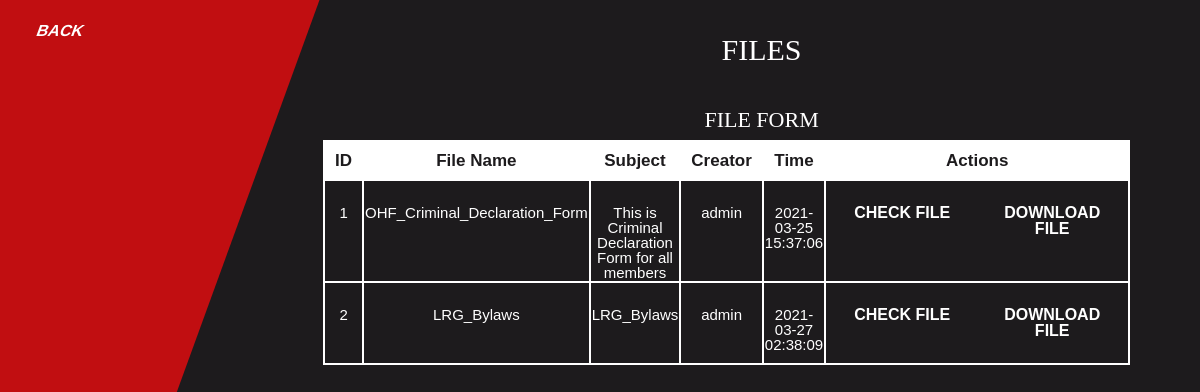
Before: /admin/admin_file.php (signed in) with the older database file.
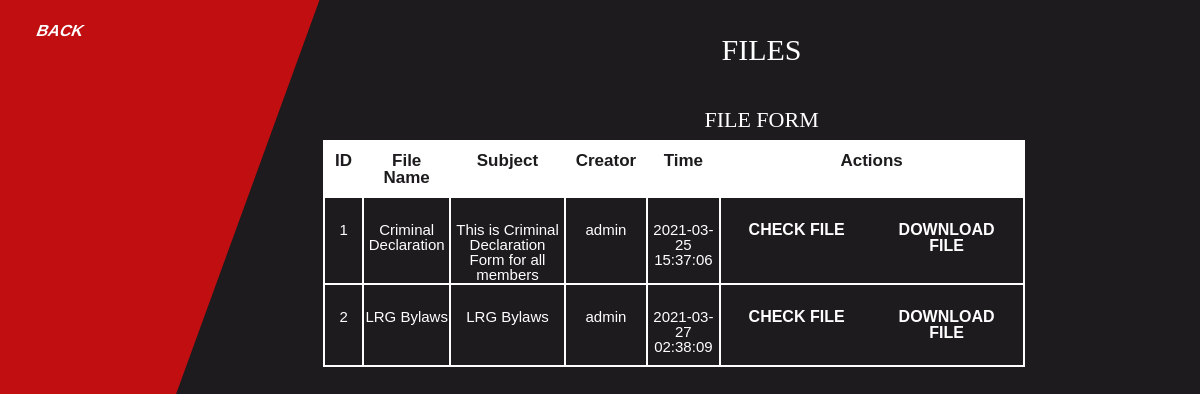
After: the same page with the newer database file.
### tables this page shows
CREATE TABLE IF NOT EXISTS `tbl_events` (
  `events_id` mediumint(8) NOT NULL AUTO_INCREMENT,
  `events_name` varchar(200) NOT NULL,
  `events_subject` text NOT NULL,
  `events_creator` varchar(250) NOT NULL,
  `last_executed` timestamp NOT NULL,
  `events_file` varchar(300) NOT NULL,
  PRIMARY KEY (`events_id`)
);

### admin/scripts/files.php (called while the page is built, shortened)
<?php
function getAllFlies(){
    $pdo = Database::getInstance() -> getConnection();
    $get_all_files_query = 'SELECT * FROM tbl_events ';
    $files = $pdo ->query($get_all_files_query);
    if($files){
         return $files;
    }else{
        return false;
    }
}

### admin/admin_file.php (the view, shortened to what this page needs)
<?php
$files= getAllFlies();
?>
<!DOCTYPE html>
<html lang="en">
<head>
    <link rel="stylesheet" type="text/css" href="../public/css/main.css">
    <link rel="stylesheet" type="text/css"  href="../public/css/reset.css">
</head>
<body class="cms">
<section class="file_dashboard">
    <div class="red_side_nav">
      <a href="index.php">BACK</a>
    </div>
    <div class="file_area">
    <h2>FILES</h2>
     <div class="event_area">
        <h3 >File Form</h3>
   <table>
   <thead>
    <tr>
       <th>ID</th>
       <th>File Name</th>
       <th>Subject</th>
       <th>Creator</th>
       <th>Time</th>
       <th>Actions</th>
    </tr>
   </thead>
   <tbody>
       <?php while($single_file = $files -> fetch(PDO::FETCH_ASSOC)): ?>
         <tr>
         <td><?php echo $single_file['events_id'];?></td>
           <td><?php echo $single_file['events_name'];?></td>
           <td><?php echo $single_file['events_subject'];?></td>
           <td><?php echo $single_file['events_creator'];?></td>
           <td><?php echo $single_file['last_executed'];?></td>
           <td>
               <div class="file_action">
               <a href="../public/files/<?php echo $single_file['events_file'];?>">CHECK FILE</a>
               <a href="../public/files/<?php echo $single_file['events_file'];?>" download="">DOWNLOAD FILE</a>
               </div>
           </td>
         </tr>
       <?php endwhile;?>
      </table>
    </div>
   </div>
</section>
</body>
</html>

Changed rows visible on the page:
changed tbl_events "This is Criminal Declaration Form for all members": events_name "OHF_Criminal_Declaration_Form" → "Criminal Declaration"
changed tbl_events id 2: events_name "LRG_Bylaws" → "LRG Bylaws"; events_subject "LRG_Bylaws" → "LRG Bylaws"
